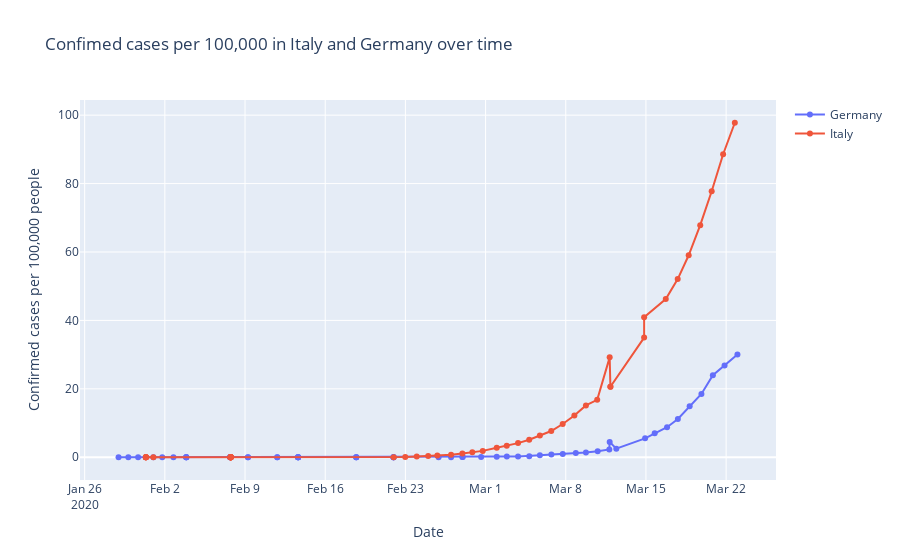

Write notebook code for a chart like this one.
### Code cell
fig = go.Figure()
fig.add_trace(go.Scatter(x=dfGer['Last Update'], y=100000*dfGer['Confirmed']/dfGer['tot_pop'],
                    mode='lines+markers',
                    name='Germany'))
fig.add_trace(go.Scatter(x=dfItaly['Last Update'], y=100000*dfItaly['Confirmed']/dfItaly['tot_pop'],
                    mode='lines+markers',
                    name='Italy'))
fig.update_layout(title='Confimed cases per 100,000 residents in Italy and Germany over time',
                   xaxis_title='Date',
                   yaxis_title='Confirmed cases per 100,000 residents')
